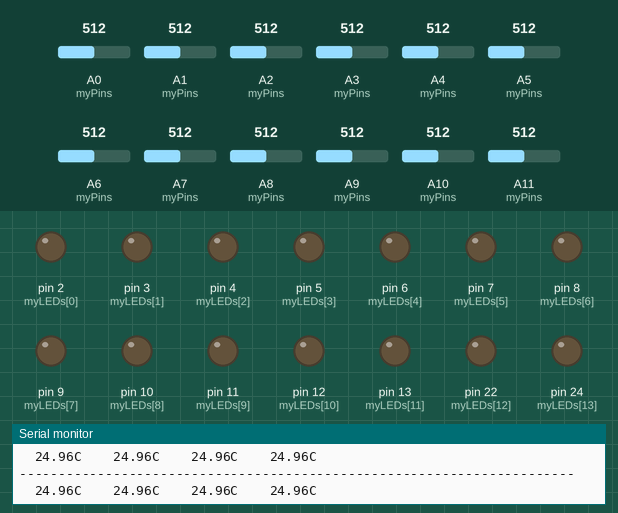
Simulated run of this sketch. Board: Arduino Mega 2560, built with avr-gcc and run on an emulated ATmega2560. On the bench: output pins drawn as LEDs (lit = HIGH), the last lines printed to the serial monitor. The test bench sets the inputs (shaded band); at power-on: A0 (myPins) = 512, A1 (myPins) = 512, A2 (myPins) = 512, A3 (myPins) = 512, A4 (myPins) = 512, A5 (myPins) = 512, A6 (myPins) = 512, A7 (myPins) = 512, A8 (myPins) = 512, A9 (myPins) = 512, A10 (myPins) = 512, A11 (myPins) = 512.

Above: at 1.4 s.
1.5 s: A0 (myPins) set to 474
At 2.3 s:
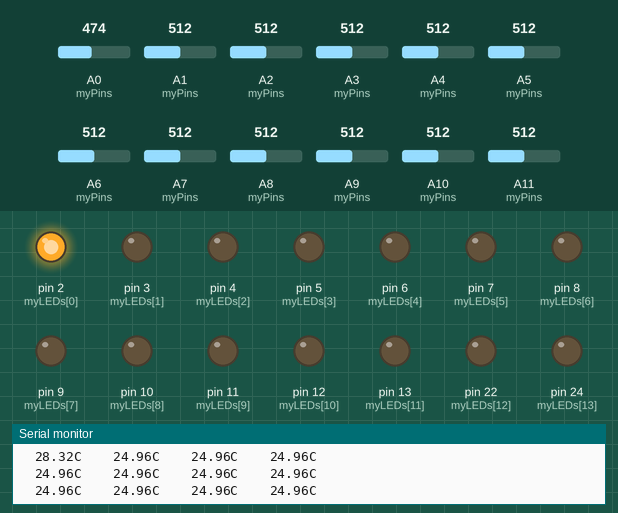
4.0 s: A0 (myPins) set to 443
At 5.5 s:
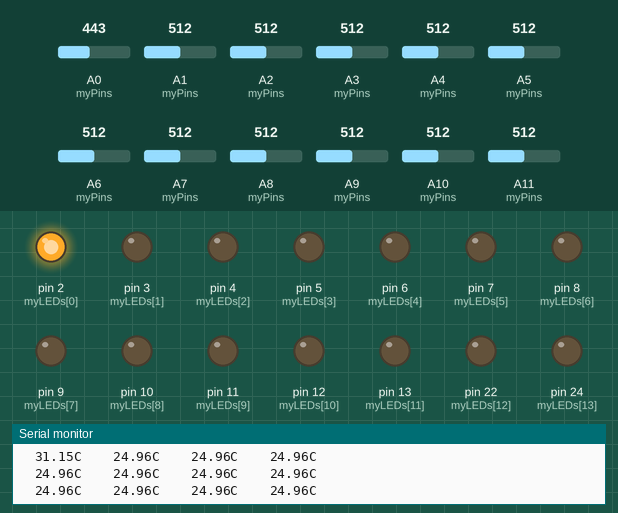
7.3 s: A1 (myPins) set to 471
At 8.1 s:
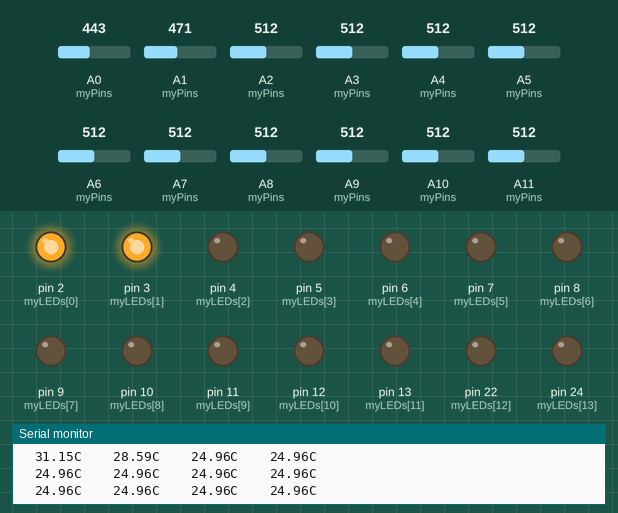
9.7 s: A1 (myPins) set to 448
At 11.4 s:
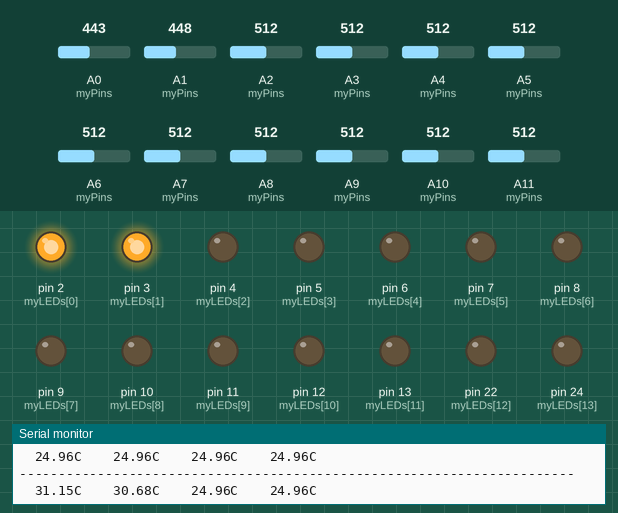
13.0 s: A2 (myPins) set to 464
At 13.6 s:
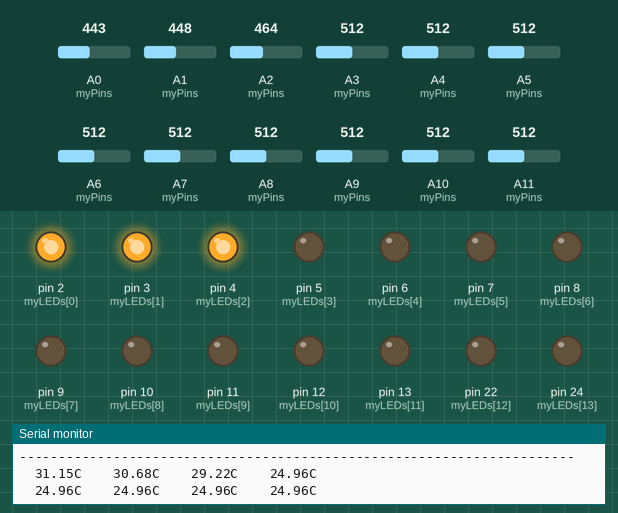
15.4 s: A2 (myPins) set to 449
At 16.1 s:
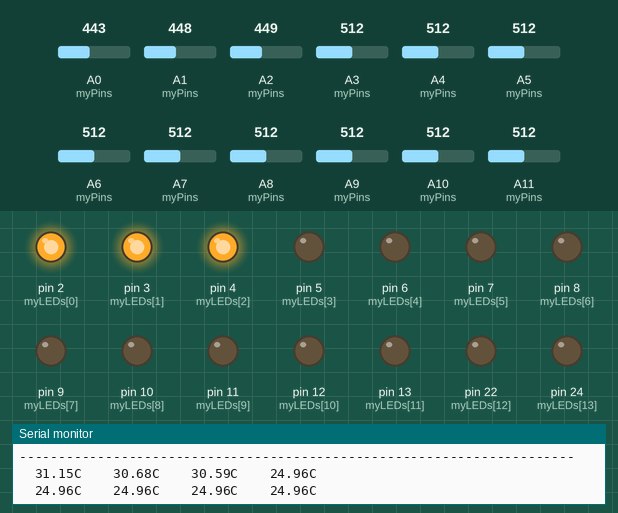
Timing chart, 0 to 18.4 s (numbered marks = the images above; inputs shaded):
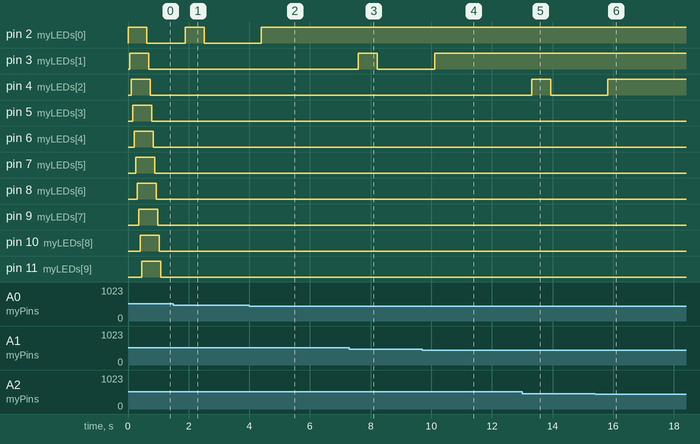

The sketch:

thermistor_test.ino
```cpp
//Thermometer with thermistor

/*thermistor parameters:
 * RT0: 10 000 Ω
 * B: 3977 K +- 0.75%
 * T0:  25 C
 * +- 5%
 */

//These values are in the datasheet
#define RT0 10000   // Ω
#define B 3977      // K
#define RATE_THRESHOLD 0.1
#define TEMP_THRESHOLD 30

//--------------------------------------


#define VCC 5    //Supply voltage
#define R 10000  //R=10KΩ

//Variables
float RT, VR, ln, TX, T0, VRT;
int myLEDs[] = {2, 3, 4, 5, 6, 7, 8, 9, 10, 11, 12, 13, 22, 24, 26, 28};
int myPins[] = {A0, A1, A2, A3, A4, A5, A6, A7, A8, A9, A10, A11};
float txPrev[sizeof(myLEDs)/sizeof(int)];

void setup() {
  Serial.begin(9600);
  for (int i=0; i<(sizeof(myLEDs)/sizeof(int)); i++){
    pinMode(myLEDs[i], OUTPUT);
  }
  T0 = 25 + 273.15;                 //Temperature T0 from datasheet, conversion from Celsius to kelvin
}

void loop() {
  for (int i=0; i<(sizeof(myPins)/sizeof(int)); i++){
      txPrev[i]=readTemp(myPins[i], myLEDs[i], txPrev[i]);
      if (i==3||i==7){
        Serial.println();
      }
//      Serial.print("Temperature ");
//      Serial.print(i);
//      Serial.print(" :");
//      Serial.print("\t");
//      Serial.print(TX);
//      Serial.print("C\t\t");
//      Serial.print(TX + 273.15);        //Conversion to Kelvin
//      Serial.print("K\t\t");
//      Serial.print((TX * 1.8) + 32);    //Conversion to Fahrenheit
//      Serial.println("F");

  }
  Serial.println();
  Serial.println("-----------------------------------------------------------------------");
}

float readTemp(int pin, int LED, float prev){
  VRT = analogRead(pin);              //Acquisition analog value of VRT
  VRT = (5.00 / 1023.00) * VRT;      //Conversion to voltage
  VR = VCC - VRT;
  RT = VRT / (VR / R);               //Resistance of RT

  ln = log(RT / RT0);
  TX = (1 / ((ln / B) + (1 / T0))); //Temperature from thermistor

  TX = TX - 273.15;                 //Conversion to Celsius

  if ((TX-prev)>RATE_THRESHOLD || TX>TEMP_THRESHOLD){
    digitalWrite(LED, HIGH);
  }
  else {
    digitalWrite(LED, LOW);
  }

  Serial.print("\t");
  Serial.print(TX);
  Serial.print("C\t");
  delay(50);
  return TX;
}
```

Measured:
- after the input at 1.5 s, pin 2 (myLEDs[0]): LOW → HIGH after 0.38 s, → LOW 0.63 s later
- after the input at 4.0 s, pin 2 (myLEDs[0]): LOW → HIGH after 0.39 s
- after the input at 7.3 s, pin 3 (myLEDs[1]): LOW → HIGH after 0.30 s, → LOW 0.63 s later
- after the input at 9.7 s, pin 3 (myLEDs[1]): LOW → HIGH after 0.41 s
- after the input at 13.0 s, pin 4 (myLEDs[2]): LOW → HIGH after 0.31 s, → LOW 0.63 s later
- after the input at 15.4 s, pin 4 (myLEDs[2]): LOW → HIGH after 0.42 s
